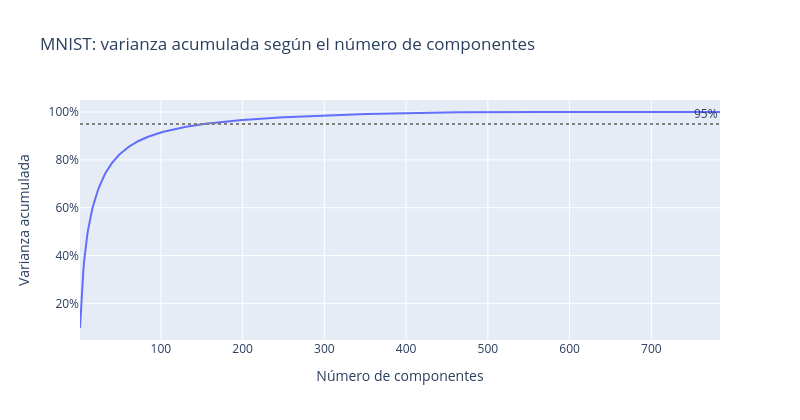

Notebook code for this chart:
### Markdown cell above
---
## 1️⃣ ¿Cuántos componentes para cada nivel de varianza?

Ajustamos un PCA con **todos** los componentes y vemos la varianza acumulada.

### Code cell
pca_completo = PCA(random_state=42).fit(X_train)
acumulada = np.cumsum(pca_completo.explained_variance_ratio_)

umbrales = pd.DataFrame({
    'varianza_conservada': ['50%', '80%', '90%', '95%', '99%'],
    'componentes': [int(np.argmax(acumulada >= u) + 1) for u in (0.50, 0.80, 0.90, 0.95, 0.99)]
})
umbrales['pct_de_784'] = (100 * umbrales['componentes'] / 784).round(1)

fig = px.line(x=np.arange(1, 785), y=acumulada,
              labels={'x': 'Número de componentes', 'y': 'Varianza acumulada'},
              title='MNIST: varianza acumulada según el número de componentes')
fig.add_hline(y=0.95, line_dash='dot', line_color='gray', annotation_text='95%')
fig.update_layout(width=800, height=420, yaxis_tickformat='.0%')
fig.show()
umbrales

### Figure 1 — Plotly figure (JSON) as saved in the notebook; plotly's stock layout.template omitted (floating-point values rounded to 4 significant figures; data arrays with more than 128 entries replaced by an {"elided": "..."} marker saying what was removed)
{"data": [{"hovertemplate": "Número de componentes=%{x}<br>Varianza acumulada=%{y}<extra></extra>", "legendgroup": "", "line": {"color": "#636efa", "dash": "solid"}, "marker": {"symbol": "circle"}, "mode": "lines", "name": "", "orientation": "v", "showlegend": false, "type": "scatter", "x": {"elided": "784 int values"}, "xaxis": "x", "y": {"elided": "784 float values"}, "yaxis": "y"}], "layout": {"annotations": [{"showarrow": false, "text": "95%", "x": 1, "xanchor": "right", "xref": "x domain", "y": 0.95, "yanchor": "bottom", "yref": "y"}], "height": 420, "legend": {"tracegroupgap": 0}, "shapes": [{"line": {"color": "gray", "dash": "dot"}, "type": "line", "x0": 0, "x1": 1, "xref": "x domain", "y0": 0.95, "y1": 0.95, "yref": "y"}], "title": {"text": "MNIST: varianza acumulada según el número de componentes"}, "width": 800, "xaxis": {"anchor": "y", "domain": [0.0, 1.0], "title": {"text": "Número de componentes"}}, "yaxis": {"anchor": "x", "domain": [0.0, 1.0], "tickformat": ".0%", "title": {"text": "Varianza acumulada"}}}}
